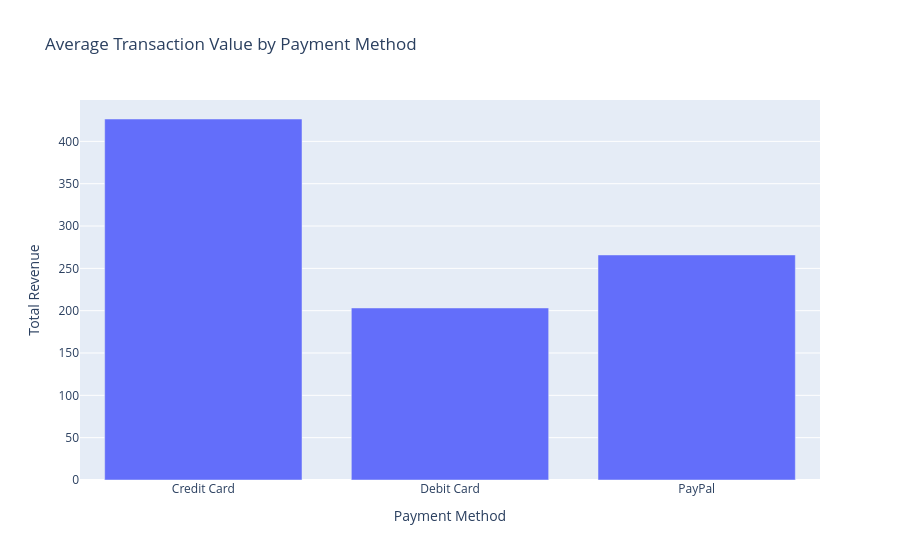

The notebook cell this image was saved under:
### Code cell
payment_sales = df.groupby("Payment Method")["Total Revenue"].mean().reset_index()

fig = px.bar(
    payment_sales,
    x="Payment Method",
    y="Total Revenue",
    title="Average Transaction Value by Payment Method",
    hover_data=["Total Revenue"]
)

fig.show()

### Figure 1 — Plotly figure (JSON) as saved in the notebook; plotly's stock layout.template omitted (floating-point values rounded to 4 significant figures)
{"data": [{"alignmentgroup": "True", "hovertemplate": "Payment Method=%{x}<br>Total Revenue=%{y}<extra></extra>", "legendgroup": "", "marker": {"color": "#636efa", "pattern": {"shape": ""}}, "name": "", "offsetgroup": "", "orientation": "v", "showlegend": false, "textposition": "auto", "type": "bar", "x": ["Credit Card", "Debit Card", "PayPal"], "xaxis": "x", "y": [426.4, 203.2, 265.9], "yaxis": "y"}], "layout": {"barmode": "relative", "legend": {"tracegroupgap": 0}, "title": {"text": "Average Transaction Value by Payment Method"}, "xaxis": {"anchor": "y", "domain": [0, 1], "title": {"text": "Payment Method"}}, "yaxis": {"anchor": "x", "domain": [0, 1], "title": {"text": "Total Revenue"}}}}
